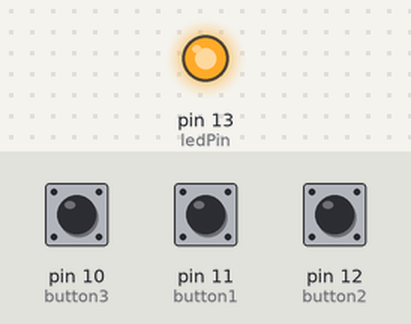
The program below on a simulated Teensy 3. Parts: output pins drawn as LEDs (lit = HIGH). Inputs (shaded band) come from the test bench; at power-on: pin 10 (button3) HIGH, pin 11 (button1) HIGH, pin 12 (button2) HIGH.

Above: at 0.01 s.
Timing chart, 0 to 1.6 s (numbered marks = the images above):
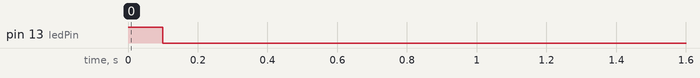

The program:

main.cpp
```cpp
#include <Arduino.h>
#include <Bounce.h>

const int channel = 2;
const int ledPin = 13;
int d1;
int d2;
int inputChannel;
Bounce button1 = Bounce(11, 5);
Bounce button2 = Bounce(12, 5);
Bounce button3 = Bounce(10, 5);

void Sync() {
  // do something for every MIDI Clock pulse when the sequencer is running
  digitalWrite(ledPin, HIGH);
  delay(100);
  digitalWrite(ledPin, LOW);
  delay(100);
}

byte counter;
byte CLOCK = 248;
byte START = 250;
byte CONTINUE = 251;
byte STOP = 252;

void RealTimeSystem(byte realtimebyte) {
  if (realtimebyte == 248) { // clock signal
    counter++;
    // boolean advance = (counter % 6) == 0;
    if (counter % 12 == 0) { // eighth that isn't on a quarter, led off
      digitalWrite(ledPin, LOW);
    }
    if (counter % 24 == 0) { // quarter note, turn the led on
      counter = 0;
      digitalWrite(ledPin, HIGH);
    }
  }
}

void setup() {
  pinMode(10, INPUT_PULLUP);
  pinMode(11, INPUT_PULLUP);
  pinMode(12, INPUT_PULLUP);
  pinMode(ledPin, OUTPUT);
  Sync();
  usbMIDI.setHandleRealTimeSystem(RealTimeSystem);
}

void loop() {
  usbMIDI.read(1);
  button1.update();
  button2.update();
  button3.update();
  if (button1.fallingEdge()) usbMIDI.sendNoteOn(60, 99, channel);
  if (button1.risingEdge()) usbMIDI.sendNoteOff(60, 0, channel);
  if (button2.fallingEdge()) usbMIDI.sendNoteOn(58, 99, channel);
  if (button2.risingEdge()) usbMIDI.sendNoteOff(58, 0, channel);
  if (button3.fallingEdge()) usbMIDI.sendNoteOn(57, 99, channel);
  if (button3.risingEdge()) usbMIDI.sendNoteOff(57, 0, channel);
}
```
